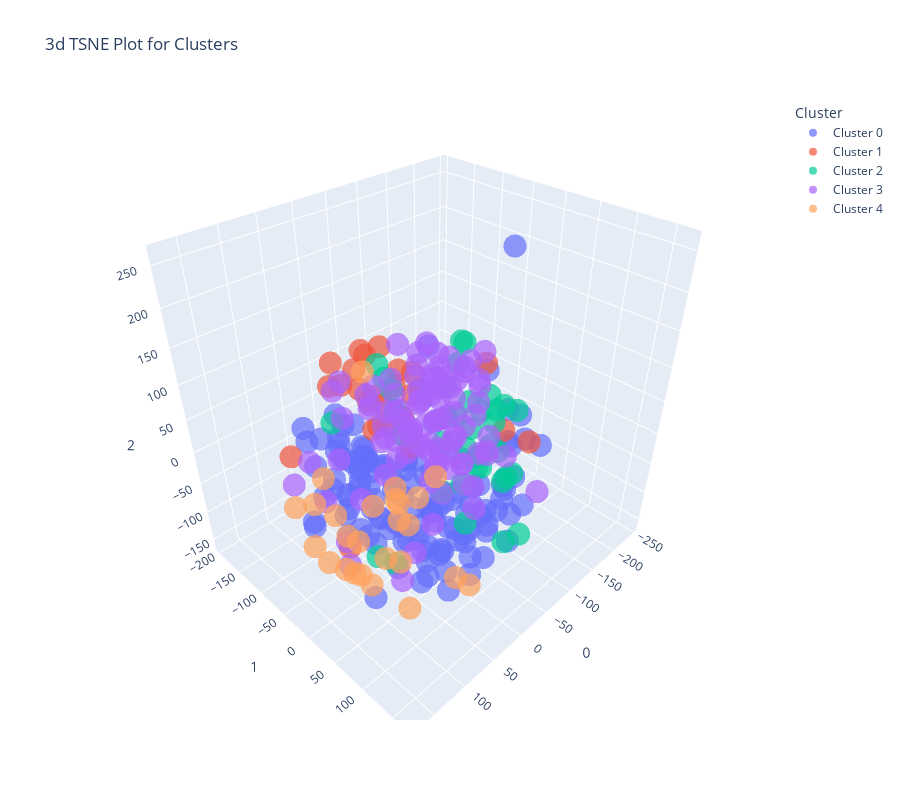

Notebook cell for this chart:
### Code cell
plot_model(model,plot='tsne')
